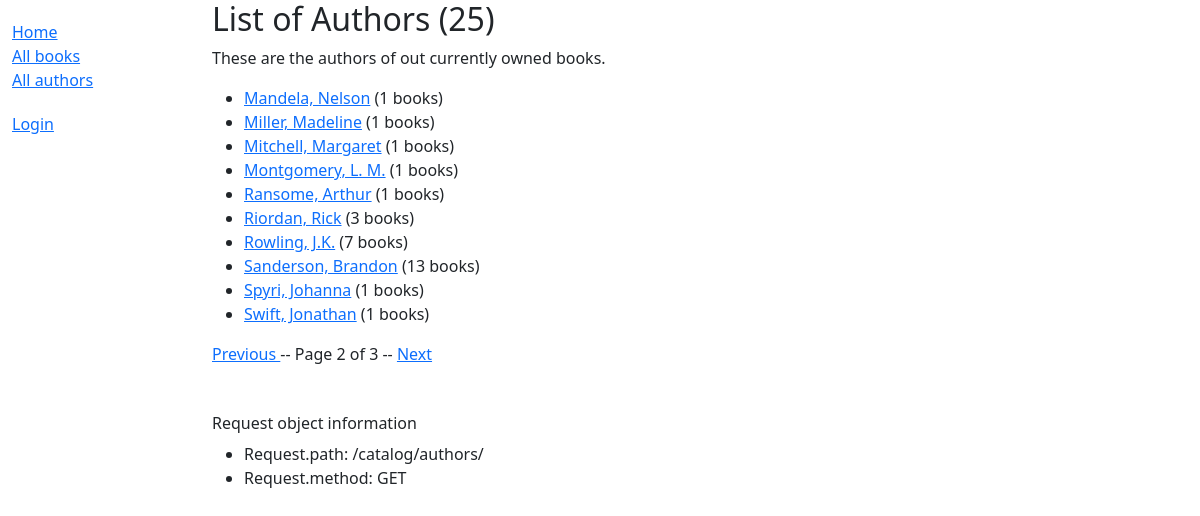
/catalog/authors/?page=2, run on an earlier commit of the app's database.
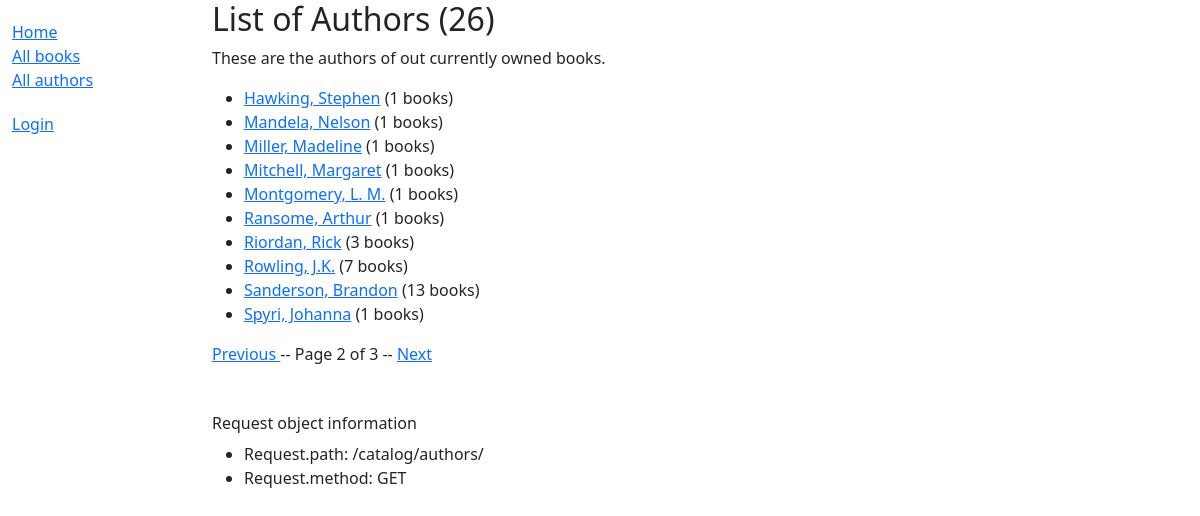
And on a later commit of the database.
### catalog/models.py (models this page shows)
class Author(models.Model):
    first_name = models.CharField(max_length=100)
    last_name = models.CharField(max_length=100)
    date_of_birth = models.DateField(null=True, blank=True)
    date_of_death = models.DateField('died', null=True, blank=True)
    class Meta:
        ordering = ['last_name', 'first_name']
    def get_absolute_url(self):
        return reverse('catalog:author-detail', args=[str(self.id)])
    def __str__(self) -> str:
        return f'{self.last_name}, {self.first_name}'

### catalog/views.py (the view)
# urls.py: path('authors/', views.AuthorListView.as_view(), name='authors'),
class AuthorListView(generic.ListView):
    model = Author
    paginate_by = 10
    def get_context_data(self, **kwargs: Any) -> dict[str, Any]:
        context = super().get_context_data(**kwargs)
        context['author_count'] = Author.objects.count()
        return context

### catalog/templates/catalog/author_list.html (shortened to what this page needs)
{% extends 'base_generic.html' %}
{% block content %}
    <h2>List of Authors ({{ author_count }})</h2>
    <p>These are the authors of out currently owned books.</p>
    <ul>
        {% for author in object_list %}
            <li>
                <a href="{{ author.get_absolute_url }}">{{ author }}</a>
                ({{ author.book_set.count }} books)
            </li>
        {% empty %}
            <p>There are no authors added yet.</p>
        {% endfor %}
    </ul>
{% endblock %}

What changed in the data, as far as the page shows it:
no longer on this page (row unchanged): Author: last_name+first_name "Swift, Jonathan", book_set.count "1"
added Author: last_name+first_name "Hawking, Stephen", book_set.count "1"
